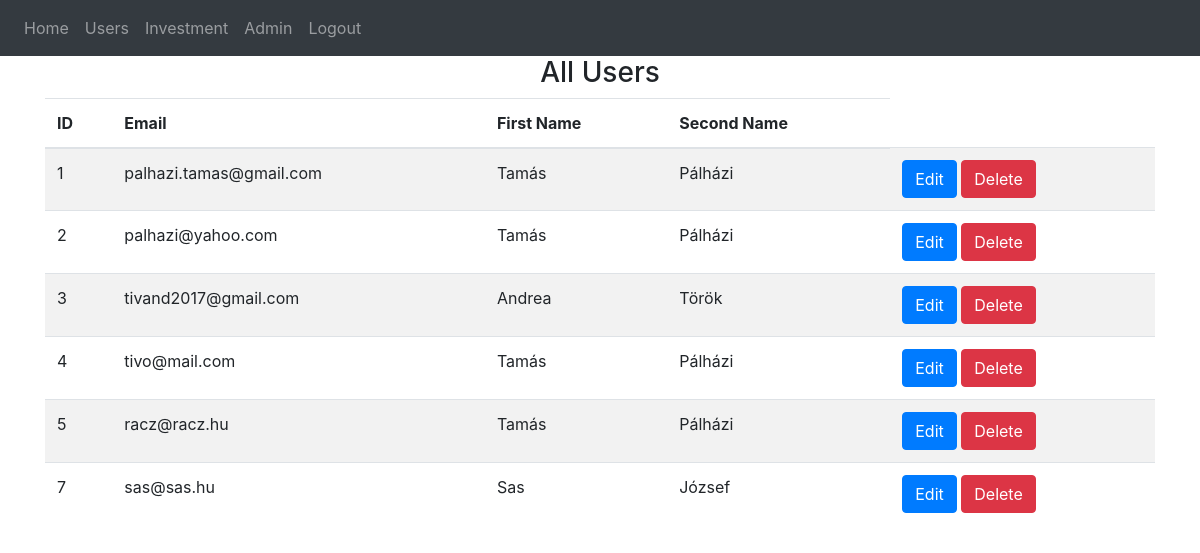
Page /all-users (signed in) on the committed database.
### website/models.py (models this page shows)
class User(db.Model, UserMixin):
    id = db.Column(db.Integer, primary_key=True)
    email = db.Column(db.String(150), unique=True)
    password = db.Column(db.String(150))
    first_name = db.Column(db.String(150))
    second_name = db.Column(db.String(150))
    notes = db.relationship('Note')
    is_approved = db.Column(db.Boolean, default=False)

### website/views.py (the view)
@views.route('/all-users', methods=['GET'])
@login_required
def all_users():
    users = User.query.all()
    return render_template("all_users.html", users=users, user=current_user)

### website/__init__.py (called while the page is built)
def create_app():
    app = Flask(__name__)
    app.config['SECRET_KEY'] = 'hjshjhdjah kjshkjdhjs'
    app.config['SQLALCHEMY_DATABASE_URI'] = f'sqlite:///{DB_NAME}'
    db.init_app(app)
    from .views import views
    from .auth import auth
    app.register_blueprint(views, url_prefix='/')
    app.register_blueprint(auth, url_prefix='/')
    from .models import User, Note
    with app.app_context():
        db.create_all()
    login_manager = LoginManager()
    login_manager.login_view = 'auth.login'
    login_manager.init_app(app)
    @login_manager.user_loader
    def load_user(id):
        return User.query.get(int(id))
    return app

### website/templates/all_users.html (shortened to what this page needs)
{% extends "base.html" %}
{% block content %}
    <h3 align="center">All Users</h3>
    <table class="table table-striped">
        <thead>
            <tr>
                <th scope="col">ID</th>
                <th scope="col">Email</th>
                <th scope="col">First Name</th>
                <th scope="col">Second Name</th>
            </tr>
        </thead>
        <tbody>
            {% for user in users %}
                <tr>
                    <td>{{ user.id }}</td>
                    <td>{{ user.email }}</td>
                    <td>{{ user.first_name }}</td>
                    <td>{{ user.second_name }}</td>
                    <td>
                        <a href="{{ url_for('views.edit_user', user_id=user.id) }}" class="btn btn-primary">Edit</a>
                        <a href="{{ url_for('views.delete_user', user_id=user.id) }}" class="btn btn-danger">Delete</a>
                      </td>
                </tr>
            {% endfor %}
        </tbody>
    </table>
{% endblock %}

### rows in the picture
User: id "1", email "palhazi.tamas@gmail.com", first_name "Tamás", second_name "Pálházi"
User: id "2", email "palhazi@yahoo.com", first_name "Tamás", second_name "Pálházi"
User: id "3", email "tivand2017@gmail.com", first_name "Andrea", second_name "Török"
User: id "4", email "tivo@mail.com", first_name "Tamás", second_name "Pálházi"
User: id "5", email "racz@racz.hu", first_name "Tamás", second_name "Pálházi"
User: id "7", email "sas@sas.hu", first_name "Sas", second_name "József"
